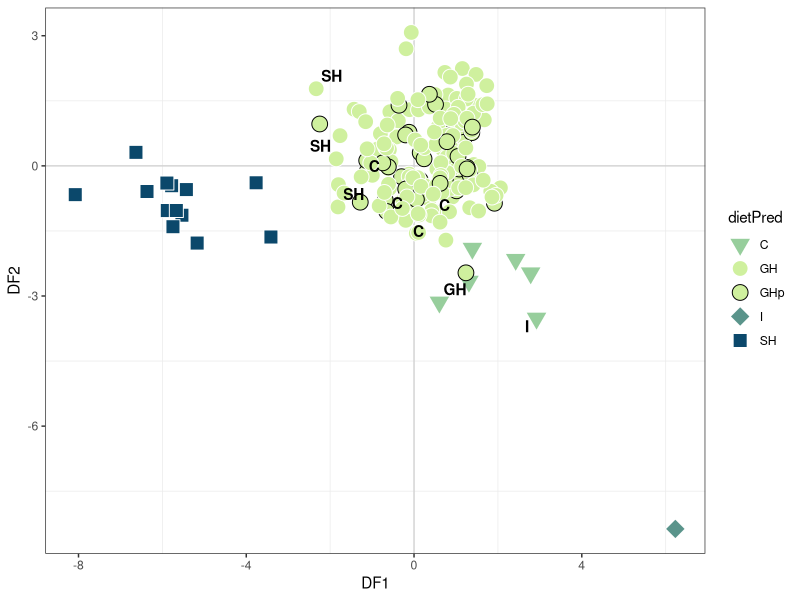
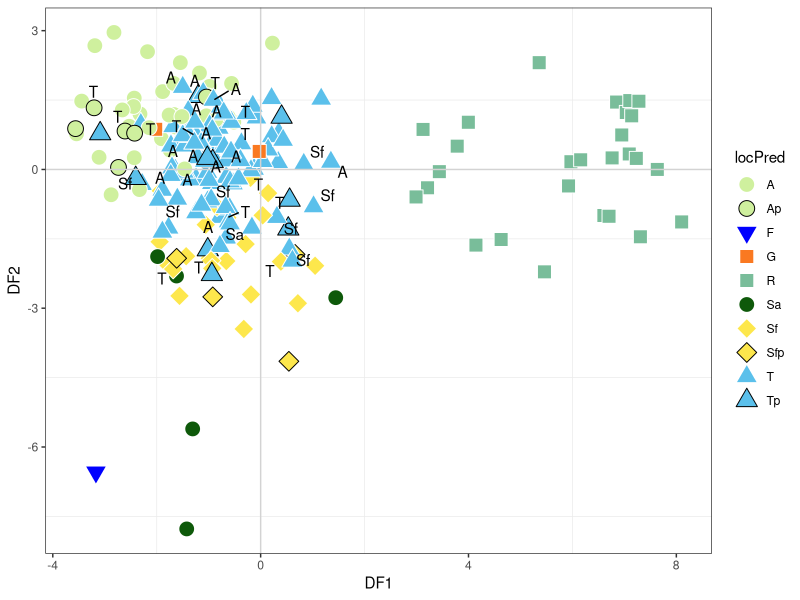

Source code (R) for these figures, in order:
######### FDA and canonical plots

# required packages
library(dplyr)
library(mda)
library(ggplot2)
library(ggrepel)


# Read ecology data
ecolData <- read.csv("DietLocomotion.csv",stringsAsFactors = FALSE)%>% 
  select(sp,DietCond,Locomotion)
ecolData$sp <- gsub(" ","_",ecolData$sp)

# Reading in the morphology data and assigning rownames
morphCorrected <- read.csv("sizeCorrected.csv",stringsAsFactors = FALSE) %>% select(-X)
rownames(morphCorrected) <- morphCorrected$sp
morphCorrected[,2:13] <- signif(morphCorrected[,2:13],3)

#merge all (sort=F keeps the table in the right order)
ddA <- merge(morphCorrected,ecolData,sort=FALSE)

####### training Data
# DIET
ddDiet <- ddA %>% filter(DietCond!="U") %>% select(-Locomotion)
row.names(ddDiet) <- ddDiet$sp
ddDiet$sp <- NULL
# Locomotion
ddLoc <- ddA %>% filter(Locomotion!="U") %>% select(-DietCond)
row.names(ddLoc) <- ddLoc$sp
ddLoc$sp <- NULL

######### unknown ecology taxa
#diet
dduDiet <- ddA %>% filter(DietCond=="U") %>% select(-Locomotion)
row.names(dduDiet) <- dduDiet$sp
dduDiet$sp <- NULL
#locomotion
dduLoc <- ddA %>% filter(Locomotion=="U") %>% select(-DietCond)
row.names(dduLoc) <- dduLoc$sp
ddLoc$sp <- NULL

######### run fda on training data, all Chars, DIET
# fit FDA
dietFDA <- fda(factor(DietCond)~.,data=ddDiet)

# predict variates for training data
dietFDAvariatesTR <- predict(dietFDA,type="variates",newdata = ddDiet)
# predict classes for training data
dietFDAclassesTR <- predict(dietFDA,type="class")
# variates for testing data (unknown diet)
dietFDAvariatesU <- predict(dietFDA,type="variates",newdata = dduDiet)
dietFDAclassesU <- predict(dietFDA,type="class",newdata = dduDiet)

# bind/fortify
dietMorphospace <- data.frame(rbind(dietFDAvariatesTR,dietFDAvariatesU),
                   c(as.character(dietFDAclassesTR),as.character(dietFDAclassesU))) %>% 
          select(DF1=1,DF2=2,DF3=3,dietPred=4)

# to label misclassified sp
actualDiets <- ddA %>% select(sp,DietCond)
#bind true onto df
dietMorphospace <-  merge(dietMorphospace,actualDiets,by.x="row.names",by.y="sp")
dietMorphospace$dietPred <- as.character(dietMorphospace$dietPred)
# identify misclassified sp
dietMorphospace$miscl <- dietMorphospace$dietPred==dietMorphospace$DietCond

# to label sp with unknown ecology 
dietMorphospace$dietPred[which(dietMorphospace$DietCond=="U")] <- paste(as.character(dietMorphospace$dietPred[which(dietMorphospace$DietCond=="U")]),"p",sep = "")
dietMorphospace$dietPred <- factor(dietMorphospace$dietPred)

# tidy up label column
dietMorphospace$miscl[which(dietMorphospace$miscl==T)] <- NA
dietMorphospace$miscl[which(dietMorphospace$DietCond=="U")] <- NA
dietMorphospace$miscl[which(dietMorphospace$miscl==F)] <- dietMorphospace$DietCond[which(dietMorphospace$miscl==F)]

# write to disk
write.csv(dietMorphospace,file="dietFDAvariatesPreds.csv")

# plot figure
 
ggplot(dietMorphospace,aes(x=DF1,y=DF2,fill=dietPred,shape=dietPred,label=miscl))+
  geom_vline(xintercept = 0,color="light grey")+
  geom_hline(yintercept = 0,color="light grey")+
  geom_point(size=5,aes(color=dietPred))+
  geom_text_repel(fontface = 'bold',
                  point.padding = unit(0.8, 'lines'),
                  segment.color = '#555555',
                  segment.size = 0.5,
                  force = 0.5)+
  theme_bw()+
  theme(panel.grid.major=element_blank())+
  scale_shape_manual(values = c(25,21,21,23,22))+
  scale_color_manual(values=c("white","white","black","white","white"))+
  scale_fill_manual(values=c("#97ce9c","#cff09e","#cff09e","#5a948b","#0b486b"))

# to export as vector graphics
postscript("fig2.eps", height = 5.5, width = 7.5,
           family = "Arial", paper = "special", onefile = FALSE,
           horizontal = FALSE)


dev.off()


###########################################################

#### fda on training data, all characters, Locomotion
# fit the FDA
locFDA <- fda(factor(Locomotion)~.,data=ddLoc)

# variates for training data
locFDAvariates <- predict(locFDA,type="variates",newdata = ddLoc)
# classes for training data
locFDAclasses <- predict(locFDA,type="class")
# variates for testing data (unknown loc)
locFDAvariatesU <- predict(locFDA,type="variates",newdata = dduLoc)
#classes for testing data (unknown loc)
locFDAclassesU <- predict(locFDA,type="class",newdata = dduLoc)

# bind into DF
locMorphospace <- data.frame(rbind(locFDAvariates,locFDAvariatesU),
                              c(as.character(locFDAclasses),as.character(locFDAclassesU))) %>% 
                  select(DF1=1,DF2=2,DF3=3,DF4=4,DF5=5,DF6=6,locPred=7)

# to label misclassified sp
actualLocs <- ddA %>% select(sp,Locomotion)
locMorphospace <-  merge(locMorphospace,actualLocs,by.x="row.names",by.y="sp")
locMorphospace$locPred <- as.character(locMorphospace$locPred)
# to label sp with unknown ecology
locMorphospace$miscl <- locMorphospace$locPred==locMorphospace$Locomotion
locMorphospace$locPred[which(locMorphospace$Locomotion=="U")] <- paste(as.character(locMorphospace$locPred[which(locMorphospace$Locomotion=="U")]),"p",sep = "")
locMorphospace$locPred <- factor(locMorphospace$locPred)
# tidy up labels column
locMorphospace$miscl[which(locMorphospace$miscl==T)] <- NA
locMorphospace$miscl[which(locMorphospace$Locomotion=="U")] <- NA
locMorphospace$miscl[which(locMorphospace$miscl==F)] <- locMorphospace$Locomotion[which(locMorphospace$miscl==F)]

# write to disk
write.csv(locMorphospace,file="locFDAvariatesPreds.csv")

# plotting

ggplot(locMorphospace,aes(x=DF1,y=DF2,shape=locPred,fill=locPred,label=miscl))+
  geom_point(size=5,aes(color=locPred))+
  geom_vline(xintercept = 0,color="light grey")+
  geom_hline(yintercept = 0,color="light grey")+
  geom_text_repel()+
  theme_bw()+
  theme(panel.grid.major=element_blank())+
  scale_color_manual(values=c("white","black","white","white","white","white","white","black","white","black"))+
  scale_shape_manual(values = c(21,21,25,22,22,21,23,23,24,24))+
  scale_fill_manual(values=c("#CFF09E","#CFF09E","blue","#FA7921", "#79BD9A", 
                              "#0E590A", "#FDE74C","#FDE74C","#5BC0EB","#5BC0EB" ))
